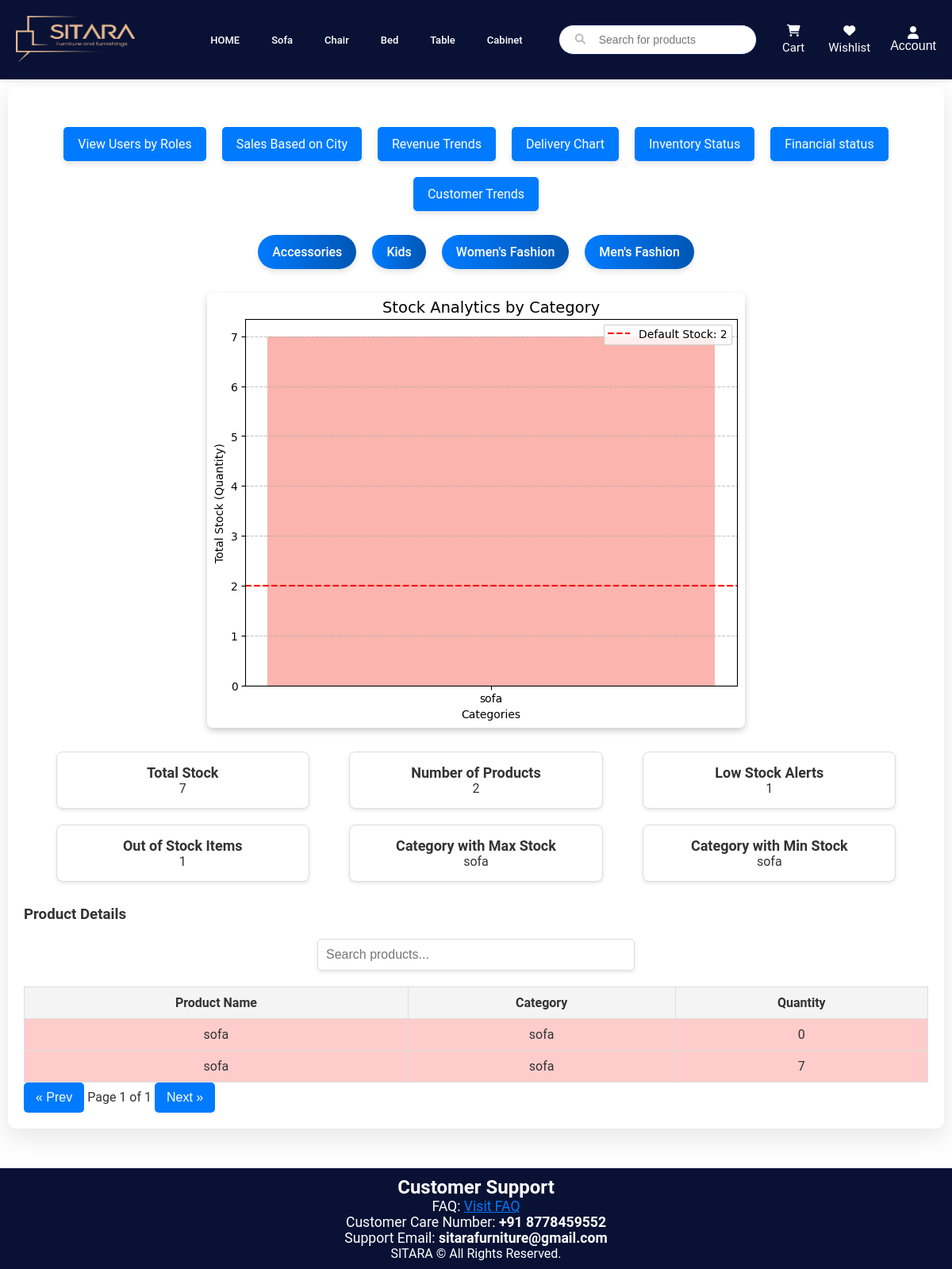
/visualization/inventory_status, run on the app's committed database.
### app/models.py (models this page shows, shortened)
class Product(db.Model):
    __tablename__ = "product"
    id = db.Column(db.Integer, primary_key=True)
    name = db.Column(db.String(100), nullable=False)
    price = db.Column(db.Float, nullable=False)
    description = db.Column(db.String(255), nullable=False)
    category = db.Column(db.String(100), nullable=False)
    quantity = db.Column(db.Integer, nullable=False)
    manufacturer = db.Column(db.String(100), nullable=True)
    country_of_origin = db.Column(db.String(50), nullable=True)
    avg_rating = db.Column(db.Float, nullable=True)
    discount = db.Column(db.Float, default=0.0, nullable=True)
    colour = db.Column(db.String(20), nullable=True)
    images = db.relationship("ProductImage", backref="product", lazy=True)
    ratings = relationship("Rating", back_populates="product")

### app/visualization.py (the view)
@visualization.route('/inventory_status')
def inventory_status():
    page = request.args.get('page', default=1, type=int)
    has_next = True  # Example logic for pagination
    categories_query = db.session.query(Product.category, db.func.sum(Product.quantity).label('total_stock')) \
        .group_by(Product.category).all()
    category_labels = [category[0] for category in categories_query]
    category_stock = [category[1] for category in categories_query]
    total_stock = sum(category_stock)
    max_stock_category = category_labels[category_stock.index(max(category_stock))]
    min_stock_category = category_labels[category_stock.index(min(category_stock))]
    low_stock_threshold = 5
    low_stock_products = Product.query.filter(Product.quantity < low_stock_threshold).all()
    out_of_stock_items = Product.query.filter(Product.quantity == 0).all()
    total_products = Product.query.count()
    analytics = {
        "Total Stock": total_stock,
        "Category with Max Stock": max_stock_category,
        "Category with Min Stock": min_stock_category,
        "Low Stock Alerts": len(low_stock_products),
        "Out of Stock Items": len(out_of_stock_items),
        "Total Products": total_products
    }
    default_stock = 2
    fig, ax = plt.subplots(figsize=(8, 6))
    ax.bar(category_labels, category_stock, color=plt.cm.Pastel1.colors)
    ax.axhline(y=default_stock, color='red', linestyle='--', linewidth=1.5, label=f"Default Stock: {default_stock}")
    ax.set_title("Stock Analytics by Category", fontsize=14)
    ax.set_xlabel("Categories")
    ax.set_ylabel("Total Stock (Quantity)")
    ax.grid(axis='y', linestyle='--', alpha=0.7)
    ax.legend(loc='upper right')
    buf = BytesIO()
    plt.savefig(buf, format="png", bbox_inches="tight")
    buf.seek(0)
    chart_data = base64.b64encode(buf.getvalue()).decode("utf-8")
    buf.close()
    products_query = Product.query.all()
    products = [{"id": product.id, "name": product.name, "category": product.category, "quantity": product.quantity} for product in products_query]
    return render_template(
        "inventory_status.html",
        page=page,
        chart_data=chart_data,
        has_next=has_next,
        analytics=analytics,
        products=products,
    )

### app/templates/inventory_status.html (shortened to what this page needs)
<!DOCTYPE html>
<html lang="en">
<head>
</head>
<body>
    {% extends "home.html" %}
    {% block content %}
    <div class="form-container">
        <div class="button-container">
            <a href="/visualization/roles_chart" class="button">View Users by Roles</a>
            <a href="/visualization/sales_by_city" class="button">Sales Based on City</a>
            <a href="/visualization/revenue_trends" class="button">Revenue Trends</a>
            <a href="/visualization/delivery_chart" class="button">Delivery Chart</a>
            <a href="/visualization/inventory_status" class="button">Inventory Status</a>
            <a href="/visualization/financial_health" class="button">Financial status</a>
            <a href="/visualization/customer_trends" class="button">Customer Trends</a>
        </div>
        <div class="button-container1">
            <a href="/visualization/visualization/accessories" class="button1">Accessories</a>
            <a href="/visualization/visualization/kids" class="button1">Kids</a>
            <a href="/visualization/visualization/womens_fashion" class="button1">Women's Fashion</a>
            <a href="/visualization/visualization/mens_fashion" class="button1">Men's Fashion</a>
        </div>
         <div class="chart-section">
            <img alt="Stock Analytics Chart">
        </div>
    <div class="analytics-section">
        <div class="analytics-card">
            <h3>Total Stock</h3>
            <p>{{ analytics['Total Stock'] }}</p>
        </div>
        <div class="analytics-card">
            <h3>Number of Products</h3>
            <p>{{ analytics['Total Products'] }}</p>
        </div>
        <div class="analytics-card">
            <h3>Low Stock Alerts</h3>
            <p>{{ analytics['Low Stock Alerts'] }}</p>
        </div>
        <div class="analytics-card">
            <h3>Out of Stock Items</h3>
            <p>{{ analytics['Out of Stock Items'] }}</p>
        </div>
        <div class="analytics-card">
            <h3>Category with Max Stock</h3>
            <p>{{ analytics['Category with Max Stock'] }}</p>
        </div>
        <div class="analytics-card">
            <h3>Category with Min Stock</h3>
            <p>{{ analytics['Category with Min Stock'] }}</p>
        </div>
    </div>
    <div class="table-section">
        <h3>Product Details</h3>
        <div class="search-bar">
            <input type="text" placeholder="Search products..." id="search">
        </div>
        <table id="productTable">
            <thead>
                <tr>
                    <th>Product Name</th>
                    <th>Category</th>
                    <th>Quantity</th>
                </tr>
            </thead>
            <tbody>
                {% for product in products %}
                <tr class="{% if product.quantity < 10 %}low-stock{% endif %}">
                    <td>{{ product.name }}</td>
                    <td>{{ product.category }}</td>
                    <td>{{ product.quantity }}</td>
                </tr>
                {% endfor %}
            </tbody>
        </table>
    <div class="pagination">
        <button class="pagebtn" id="prevPage">« Prev</button>
        <span id="pageNumber">Page 1</span>
        <button class="pagebtn" id="nextPage">Next »</button>
    </div>
    </div>
</div>
    {% endblock %}

### app/static/home.css (style rules this page uses)
* { margin: 0; padding-top: 0; box-sizing: border-box; }
body { margin: 0; padding: 0; background-color: #f4f4f4; color: #333; */ }

### data on the page
Product: name "sofa", category "sofa", quantity "0"
Product: name "sofa", category "sofa", quantity "7"

### other printed values
{{ analytics['Total Stock'] }} "7"
{{ analytics['Total Products'] }} "2"
{{ analytics['Low Stock Alerts'] }} "1"
{{ analytics['Out of Stock Items'] }} "1"
{{ analytics['Category with Max Stock'] }} "sofa"
{{ analytics['Category with Min Stock'] }} "sofa"
